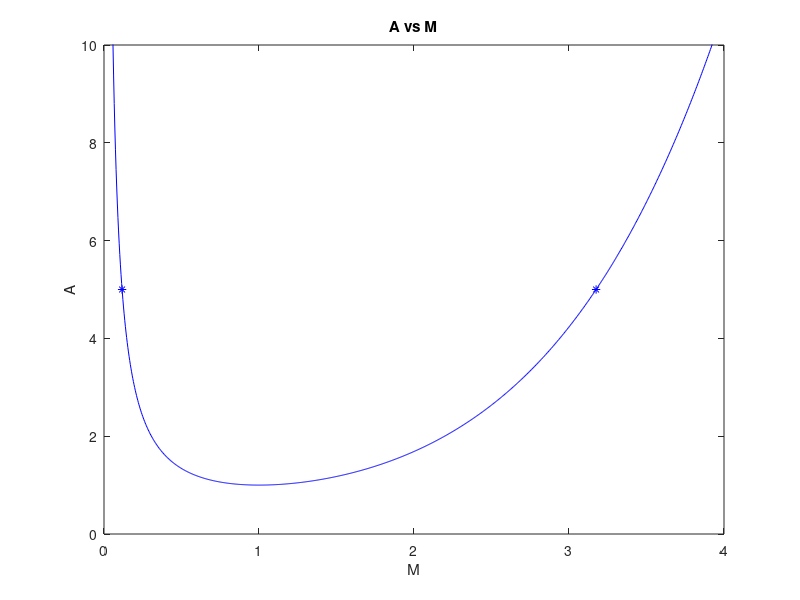

MATLAB code to generate this figure:
% Logan Prust - Aer E 311 - Homework 1 - Problem 8

clear,clc;

gamma=1.4;

M=linspace(0.01,4,1000); % sets up vector of M values
for i=1:1000
    Avector(i)=1/M(i)*(2/(gamma+1)*(1+(gamma-1)/2*M(i)^2))^((gamma+1)/2/(gamma-1));
end % ^ evaluates A for each M

plot(M,Avector);

input('A = '); % gets the desired input value of A
A=ans;

epsilon=10^(-6); % sets convergence criterion
x_initial=[0.001,2]; % sets initial values to start search

for j=1:2
    n=1; % initializes the iteration counter
    error=1; % sets some arbitrary initial value for the error
    x=x_initial(j); % sets x equal to one of its initial values
while error>=epsilon
    n=n+1; % increases the iteration counter
    f=1/x*(2/(gamma+1)*(1+(gamma-1)/2*x^2))^((gamma+1)/2/(gamma-1))-A; % evaluates f(x)
    fprime=-1/(x^2)*(2/(gamma+1)*(1+(gamma-1)/2*x^2))^((gamma+1)/2/(gamma-1))+(gamma+1)/2/(gamma-1)*1/x*(2/(gamma+1)*(1+(gamma-1)/2*x^2))^((gamma+1)/2/(gamma-1)-1)*2*(gamma-1)/(gamma+1)*x;
    % ^ evaluates f'(x)
    x2=x-f/fprime; % evaluates x(n+1)
    error=abs(x2-x); % evaluates the absolute error
    x=x2; % makes x(n+1) the new x(n)
end
fprintf('%20s %.15f \n','M =',x); % outputs the final value of x (also known as M)
xvector(j)=x; % puts the two M values found into vector form
end

plot(M,Avector,'b',xvector,[A,A],'b*'); % creates the plot of A vs M with one set of solution points superimposed onto it
axis([0 4 0 10]); % sets the axes
title('A vs M');
xlabel('M');
ylabel('A');
